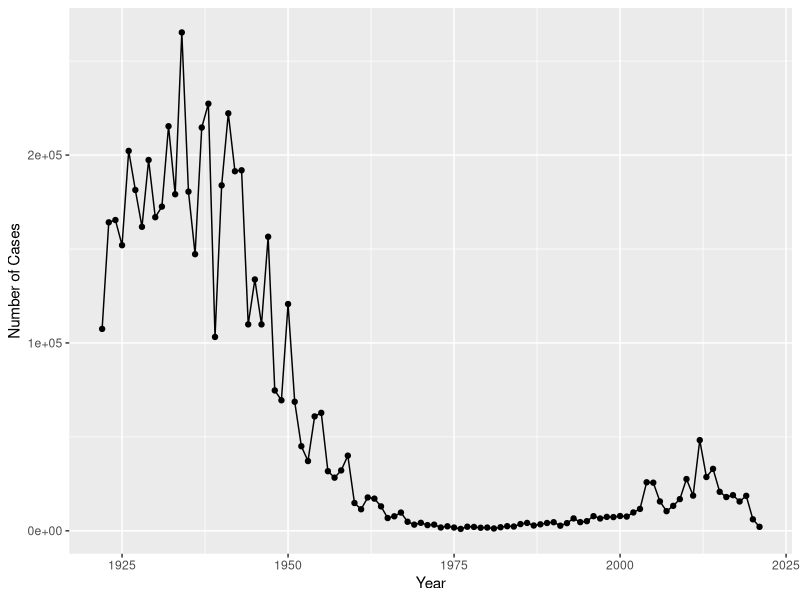
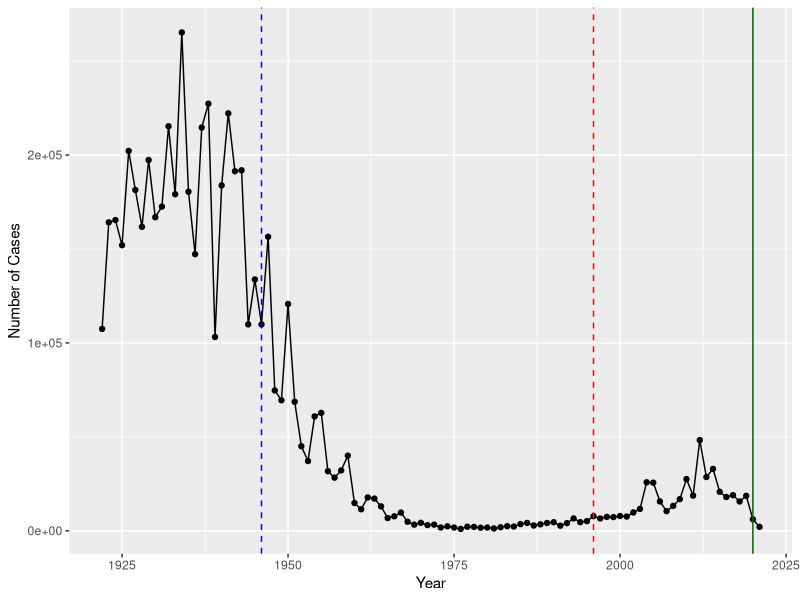

These charts were generated, in order, by the following R code: (Note: this script raises an error after producing the figures.)
## ---- chunk 1
#| echo=FALSE
cdc <- data.frame(
                                 year = c(1922L,1923L,1924L,1925L,
                                          1926L,1927L,1928L,1929L,1930L,1931L,
                                          1932L,1933L,1934L,1935L,1936L,
                                          1937L,1938L,1939L,1940L,1941L,1942L,
                                          1943L,1944L,1945L,1946L,1947L,
                                          1948L,1949L,1950L,1951L,1952L,
                                          1953L,1954L,1955L,1956L,1957L,1958L,
                                          1959L,1960L,1961L,1962L,1963L,
                                          1964L,1965L,1966L,1967L,1968L,1969L,
                                          1970L,1971L,1972L,1973L,1974L,
                                          1975L,1976L,1977L,1978L,1979L,1980L,
                                          1981L,1982L,1983L,1984L,1985L,
                                          1986L,1987L,1988L,1989L,1990L,
                                          1991L,1992L,1993L,1994L,1995L,1996L,
                                          1997L,1998L,1999L,2000L,2001L,
                                          2002L,2003L,2004L,2005L,2006L,2007L,
                                          2008L,2009L,2010L,2011L,2012L,
                                          2013L,2014L,2015L,2016L,2017L,2018L,
                                          2019L,2020L,2021L),
         cases = c(107473,164191,165418,152003,
                                          202210,181411,161799,197371,
                                          166914,172559,215343,179135,265269,
                                          180518,147237,214652,227319,103188,
                                          183866,222202,191383,191890,109873,
                                          133792,109860,156517,74715,69479,
                                          120718,68687,45030,37129,60886,
                                          62786,31732,28295,32148,40005,
                                          14809,11468,17749,17135,13005,6799,
                                          7717,9718,4810,3285,4249,3036,
                                          3287,1759,2402,1738,1010,2177,2063,
                                          1623,1730,1248,1895,2463,2276,
                                          3589,4195,2823,3450,4157,4570,
                                          2719,4083,6586,4617,5137,7796,6564,
                                          7405,7298,7867,7580,9771,11647,
                                          25827,25616,15632,10454,13278,
                                          16858,27550,18719,48277,28639,32971,
                                          20762,17972,18975,15609,18617,
                                          6124,2116)
       )
## ---- chunk 2
head(cdc)
## ---- chunk 3
library(ggplot2)

ggplot(cdc, aes(year, cases)) + geom_point() + geom_line() + labs(x="Year", y="Number of Cases") 
## ---- chunk 4
ggplot(cdc, aes(year, cases)) + 
  geom_point() + 
  geom_line() + 
  labs(x="Year", y="Number of Cases") +
  geom_vline(xintercept = 1946, linetype = "dashed", col = "blue") +
  geom_vline(xintercept = 1996, linetype = "dashed", col = "red") + 
  geom_vline(xintercept=2020, linetype="solid", col="darkgreen")
## ---- chunk 5
library(jsonlite)
# Subject table
subject <- read_json("http://cmi-pb.org/api/subject", simplifyVector = TRUE)
specimen <- read_json("http://cmi-pb.org/api/specimen", simplifyVector = TRUE)
titer <- read_json("http://cmi-pb.org/api/v4/plasma_ab_titer", simplifyVector = TRUE)
## ---- chunk 6
head(subject)
## ---- chunk 7
head(specimen)
## ---- chunk 8
head(titer)
## ---- chunk 9
table(subject$infancy_vac)
## ---- chunk 10
table(subject$biological_sex)
## ---- chunk 11
table(subject$race, subject$biological_sex)
## ---- chunk 12
library(tidyverse)
## ---- chunk 13
today()
## ---- chunk 14
time_length(today()-mdy("6-26-2002"), "years")
## ---- chunk 15
subject$age <- ymd(subject$date_of_boost) - ymd(subject$year_of_birth)
subject$age_years <- time_length(subject$age, "years")
head(subject)
## ---- chunk 16
ap <- subject %>% filter(infancy_vac == "aP")

round( summary( time_length( ap$age, "years" ) ) )
## ---- chunk 17
# wP
wp <- subject %>% filter(infancy_vac == "wP")
round( summary( time_length( wp$age, "years" ) ) )

## ---- chunk 18
head(subject$age_years)
## ---- chunk 19
ggplot(subject) +
  aes(time_length(age, "year"),
      fill=as.factor(infancy_vac)) +
  geom_histogram(show.legend=FALSE) +
  facet_wrap(vars(infancy_vac), nrow=2) 
## ---- chunk 20
meta <- inner_join(specimen, subject)
dim(meta)
head(meta)
## ---- chunk 21
abdata <- inner_join(titer, meta)
dim(abdata)
head(abdata)
## ---- chunk 22
table(abdata$isotype)
## ---- chunk 23
igg <- abdata %>% filter(isotype == "IgG")
head(igg)
## ---- chunk 24
ggplot(igg, aes(MFI_normalised, antigen, col=infancy_vac))+
  geom_boxplot()
## ---- chunk 25
head(igg)
## ---- chunk 26
igg.pt <- igg %>% filter(antigen =="PT", dataset=="2021_dataset")
## ---- chunk 27
ggplot(igg.pt, aes(planned_day_relative_to_boost, MFI_normalised, col=infancy_vac, group=subject_id)) +
  geom_point() +
  geom_line()+
  geom_vline(xintercept=0, linetype="dashed", col="black")+
  geom_vline(xintercept=14, linetype="dashed", col="red")
## ---- chunk 28
table(abdata$visit)
## ---- chunk 29
ig1 <- abdata %>% filter(isotype == "IgG1", visit!=8)
head(ig1)
## ---- chunk 30
ggplot(ig1)+
  aes(MFI, antigen)+
  geom_boxplot()+
  facet_wrap(vars(visit),nrow=2)
